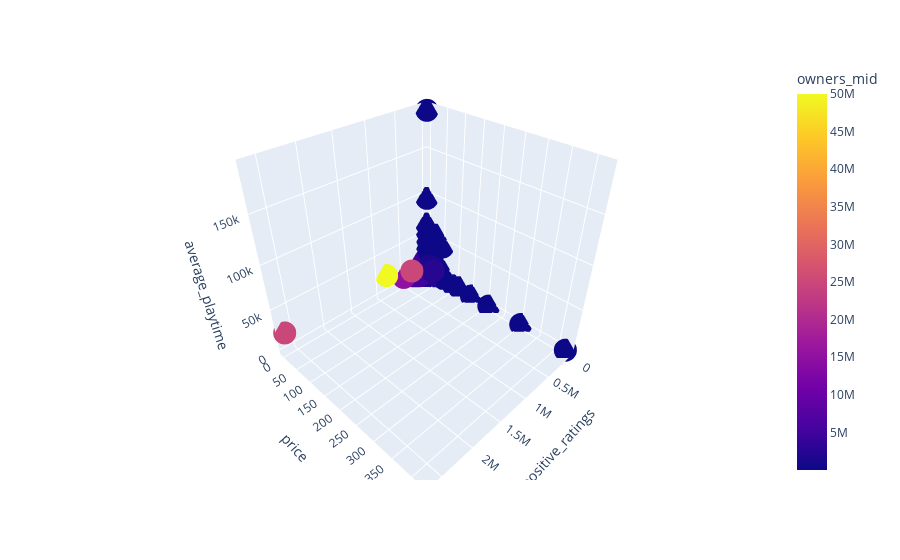

The cell this chart's notebook holds for it:
### Code cell
fig1 = px.scatter_3d(df_steam2, x = 'positive_ratings', y = 'price', z = 'average_playtime', color = 'owners_mid')
fig1.show()

### Figure 1 — Plotly figure (JSON) as saved in the notebook; plotly's stock layout.template omitted (floating-point values rounded to 4 significant figures; data arrays with more than 128 entries replaced by an {"elided": "..."} marker saying what was removed)
{"data": [{"hovertemplate": "positive_ratings=%{x}<br>price=%{y}<br>average_playtime=%{z}<br>owners_mid=%{marker.color}<extra></extra>", "legendgroup": "", "marker": {"color": {"elided": "27077 int values"}, "coloraxis": "coloraxis", "symbol": "circle"}, "mode": "markers", "name": "", "scene": "scene", "showlegend": false, "type": "scatter3d", "x": {"elided": "27077 int values"}, "y": {"elided": "27077 float values"}, "z": {"elided": "27077 int values"}}], "layout": {"coloraxis": {"colorbar": {"title": {"text": "owners_mid"}}, "colorscale": [[0, "#0d0887"], [0.1111, "#46039f"], [0.2222, "#7201a8"], [0.3333, "#9c179e"], [0.4444, "#bd3786"], [0.5556, "#d8576b"], [0.6667, "#ed7953"], [0.7778, "#fb9f3a"], [0.8889, "#fdca26"], [1, "#f0f921"]]}, "legend": {"tracegroupgap": 0}, "margin": {"t": 60}, "scene": {"domain": {"x": [0, 1], "y": [0, 1]}, "xaxis": {"title": {"text": "positive_ratings"}}, "yaxis": {"title": {"text": "price"}}, "zaxis": {"title": {"text": "average_playtime"}}}}}
